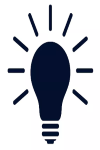
#> input picture lzl/Assignment221109/bulb-off.png, 100 x 150 px; the run also reads 1 picture not shown here
$ python sersim13.py
#> lines starting #> are read from the running program, lines starting #| are printed output that depends on the picture
import serial
import numpy as np
import cv2

face_model = 'haarcascade_frontalface_default.xml'
eye_model = 'haarcascade_eye.xml'
face_cascade = cv2.CascadeClassifier(face_model)
eye_cascade = cv2.CascadeClassifier(eye_model)

ser = serial.Serial("COM13",timeout=1)


offbulb = cv2.imread("bulb-off.png")
#> offbulb is the input picture: shape (150, 100, 3); mean B, G, R 209.4, 202.7, 200.5
onbulb = cv2.imread("bulb-on.png")
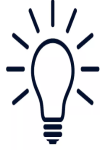
#> input picture lzl/Assignment221109/bulb-on.png, 100 x 150 px
#> onbulb is the input picture: shape (150, 100, 3); mean B, G, R 230.7, 227.3, 226.3


def display(img, dir):
#> called with dir = 'STANDBY'
    w = img.shape[1]
#> w = 720
    h = img.shape[0]
#> h = 480
    img[h - 150:h, w // 2 - 50:w // 2 + 50] =offbulb  # up
    img[0:150, w // 2 - 50:w // 2 + 50] =offbulb  # down
    img[h // 2 - 75:h // 2 + 75, 0:100] =offbulb  # left
    img[h // 2 - 75:h // 2 + 75, w - 100:w] =offbulb  # right
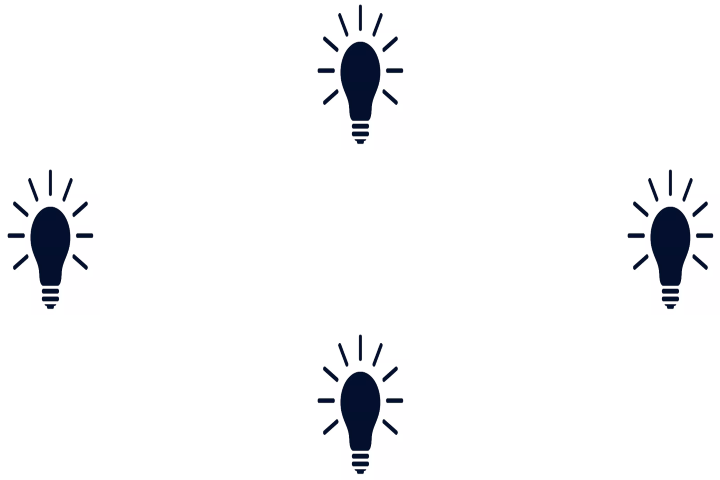
#> img: shape (480, 720, 3); mean B, G, R 247.1, 245.9, 245.5
    if dir == 'l':
        print("left")
        img[h // 2 - 75:h // 2 + 75, 0:100] = onbulb
    elif dir == 'r':
        print("right")
        img[h // 2 - 75:h // 2 + 75, w - 100:w] = onbulb
    elif dir == 'u':
        print("up")
        img[0:150, w // 2 - 50:w // 2 + 50] = onbulb
    elif dir == 'd':
        print("down")
        img[h - 150:h, w // 2 - 50:w // 2 + 50] = onbulb
    elif dir == 's':
        print("standby")
        return


while True:
    img = cv2.imread("background.png")
    display(img, 'STANDBY')
    print("reading....")
    resp = ser.read()
    if resp != b"":
        a = resp.decode()
        dir = a.strip()
        display(img, dir)
    cv2.imshow('image', img)
    if cv2.waitKey(10) & 0xFF == ord('q'):
#> (key q is pressed here)
        break
